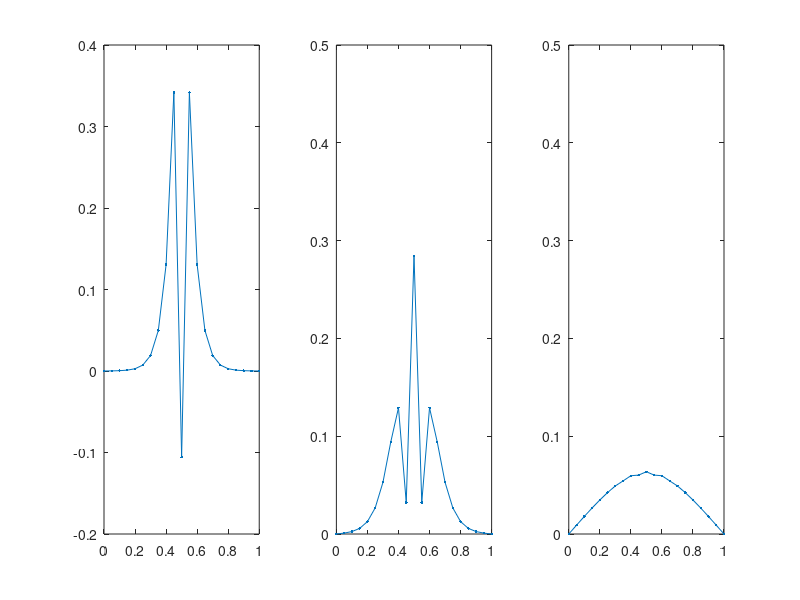

Write MATLAB code to recreate this figure.
x = linspace(0,1,21);
y0 = zeros(19,1);
y1 = zeros(19,1);
y2 = zeros(19,1);
y3 = zeros(19,1);
y0(10) = 1;
A = -2*diag(diag(ones(19,19)))+diag(diag(ones(18,18)),1)+diag(diag(ones(18,18)),-1);
I = diag(diag(ones(19,19)));
for i = 1:10
    y0 = (I-A)^(-1)*(I+A)*y0;
    if i == 1
        y1 = y0;
    end
    if i == 2
        y2 = y0;
    end
    if i == 10
        y3 = y0;
    end
end
y1 = [0;y1;0];
y2 = [0;y2;0];
y3 = [0;y3;0];

subplot(1,3,1);
plot(x,y1,'.-');
axis([0 1 -0.2 0.4]);
subplot(1,3,2);
plot(x,y2,'.-');
axis([0 1 0 0.5]);
subplot(1,3,3);
plot(x,y3,'.-');
axis([0 1 0 0.5]);